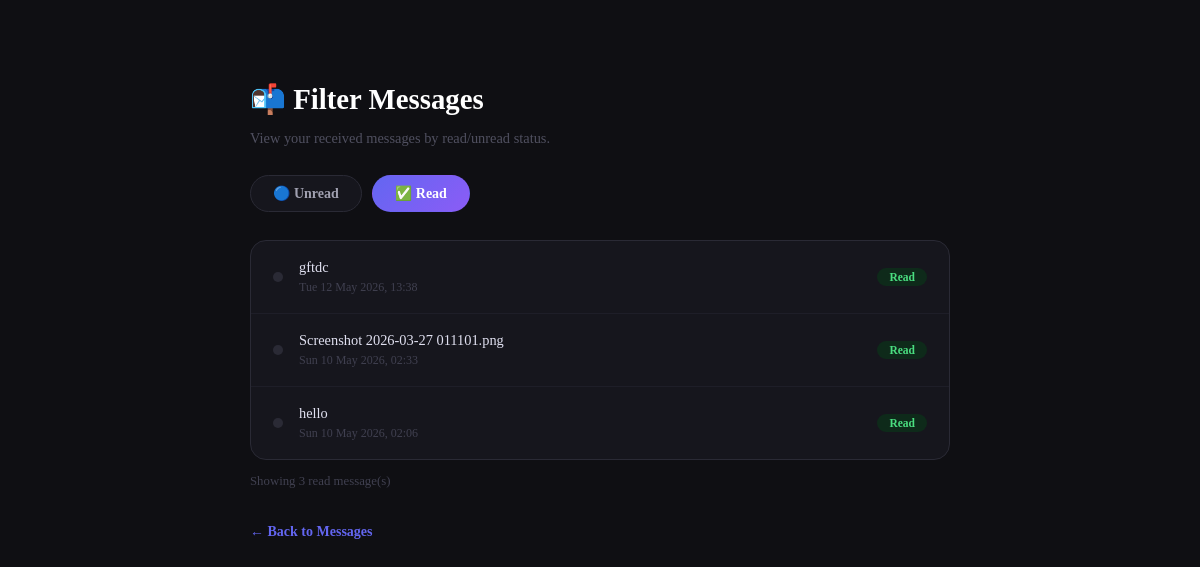
The page /filter_messages.php?filter=1 (signed in) on the database its author committed.
### tables this page shows
CREATE TABLE `messages` (
  `MessageID` int(11) NOT NULL,
  `MessageText` varchar(255) NOT NULL,
  `IsRead` tinyint(1) DEFAULT 0,
  `Timestamp` datetime DEFAULT current_timestamp(),
  `sender_id` int(11) DEFAULT NULL,
  `receiver_id` int(11) DEFAULT NULL,
  `FilePath` varchar(255) DEFAULT NULL,
  `IsEdited` tinyint(1) DEFAULT 0,
  `file_path` varchar(500) DEFAULT NULL,
  `file_name` varchar(255) DEFAULT NULL,
  `file_type` varchar(100) DEFAULT NULL,
  `file_size` bigint(20) DEFAULT NULL
);

### MessageMiddle.php (called while the page is built, shortened)
<?php
require_once 'MessageData.php';
class MessageMiddle {
    private $data;
    public function __construct($conn) {
        $this->data = new MessageData($conn);
    }
    public function filterMessages($user_id, $is_read) {
        return $this->data->filterMessages($user_id, $is_read);
    }
}
?>

### MessageData.php (called while the page is built, shortened)
<?php
class MessageData {
    private $conn;
    public function __construct($conn) {
        $this->conn = $conn;
    }
    public function filterMessages(int $user_id, int $is_read): array {
        $stmt = $this->conn->prepare("
            SELECT MessageID, sender_id, receiver_id, MessageText,
                   IsRead, IsEdited, Timestamp,
                   file_path, file_name, file_type, file_size
            FROM messages
            WHERE receiver_id = ? AND IsRead = ?
            ORDER BY Timestamp DESC
        ");
        $stmt->bind_param("ii", $user_id, $is_read);
        $stmt->execute();
        return $stmt->get_result()->fetch_all(MYSQLI_ASSOC);
    }
}

### filter_messages.php (the view, shortened to what this page needs)
<?php
include 'db.php';
require_once 'MessageMiddle.php';
$user_id = $_SESSION['user_id'];
$middle  = new MessageMiddle($conn);
$filter   = isset($_GET['filter']) ? intval($_GET['filter']) : 0;
$messages = $middle->filterMessages($user_id, $filter);
?>
<div class="fm-wrap">
    <h2 class="fm-title">📬 Filter Messages</h2>
    <p class="fm-sub">View your received messages by read/unread status.</p>
    <div class="fm-tabs">
        <a href="filter_messages.php?filter=0" class="fm-tab <?= $filter == 0 ? 'active' : '' ?>">
            🔵 Unread
        </a>
        <a href="filter_messages.php?filter=1" class="fm-tab <?= $filter == 1 ? 'active' : '' ?>">
            ✅ Read
        </a>
    </div>
    <div class="fm-card">
        <?php if (is_array($messages) && count($messages) > 0): ?>
            <?php foreach ($messages as $msg): ?>
                <div class="fm-row">
                    <div class="fm-dot <?= $msg['IsRead'] == 0 ? 'unread' : 'read' ?>"></div>
                    <div class="fm-body">
                        <div class="fm-text <?= $msg['IsRead'] == 0 ? 'unread' : '' ?>">
                            <?= htmlspecialchars($msg['MessageText']) ?>
                        </div>
                        <div class="fm-date">
                            <?= date('D d M Y, H:i', strtotime($msg['Timestamp'])) ?>
                        </div>
                    </div>
                    <span class="fm-badge <?= $msg['IsRead'] == 0 ? 'unread' : 'read' ?>">
                        <?= $msg['IsRead'] == 0 ? 'Unread' : 'Read' ?>
                    </span>
                </div>
            <?php endforeach; ?>
        <?php endif; ?>
    </div>
    <p class="fm-count">
        Showing <?= is_array($messages) ? count($messages) : 0 ?>
        <?= $filter == 0 ? 'unread' : 'read' ?> message(s)
    </p>
    <a class="fm-back" href="chat.php">← Back to Messages</a>
</div>

### filter_messages.php (style rules this page uses)
.fm-wrap { max-width: 700px; margin: 0 auto; padding: 50px 20px 80px; }
.fm-title { font-size: 1.8rem; font-weight: 800; color: #fff; margin-bottom: 6px; }
.fm-sub { color: #505060; font-size: 0.9rem; margin-bottom: 28px; }
.fm-tabs { display: flex; gap: 10px; margin-bottom: 28px; }
.fm-tab { padding: 9px 22px; border-radius: 50px; text-decoration: none; font-weight: 600; font-size: 0.875rem; border: 1px solid #2a2a35; color: #a0a0b0; background: #16161d; transition: all 0.2s; }
.fm-tab.active { background: linear-gradient(135deg, #6366f1, #8b5cf6); color: #fff; border-color: transparent; }
.fm-card { background: #16161d; border: 1px solid #2a2a35; border-radius: 16px; overflow: hidden; }
.fm-row { display: flex; align-items: center; gap: 16px; padding: 18px 22px; border-bottom: 1px solid #1e1e28; transition: background 0.15s; }
.fm-row:last-child { border-bottom: none; }
.fm-dot { width: 10px; height: 10px; border-radius: 50%; flex-shrink: 0; }
.fm-dot.read { background: #2a2a35; }
.fm-body { flex: 1; min-width: 0; }
.fm-text { color: #e0e0f0; font-size: 0.9rem; white-space: nowrap; overflow: hidden; text-overflow: ellipsis; }
.fm-date { font-size: 0.75rem; color: #404050; margin-top: 4px; }
.fm-badge { padding: 3px 12px; border-radius: 20px; font-size: 0.72rem; font-weight: 700; flex-shrink: 0; }
.fm-badge.read { background: #0e2a1a; color: #4ade80; }
.fm-back { display: inline-flex; align-items: center; gap: 6px; margin-top: 22px; color: #6366f1; text-decoration: none; font-weight: 600; font-size: 0.875rem; }
.fm-count { margin-top: 14px; color: #404050; font-size: 0.8rem; }

### rows shown on the page
messages: IsRead 1 (drawn), MessageText "gftdc", Timestamp "Tue 12 May 2026, 13:38"
messages: IsRead 1 (drawn), MessageText "Screenshot 2026-03-27 011101.png", Timestamp "Sun 10 May 2026, 02:33"
messages: IsRead 1 (drawn), MessageText "hello", Timestamp "Sun 10 May 2026, 02:06"

### other values the page prints
count($messages) "3"
